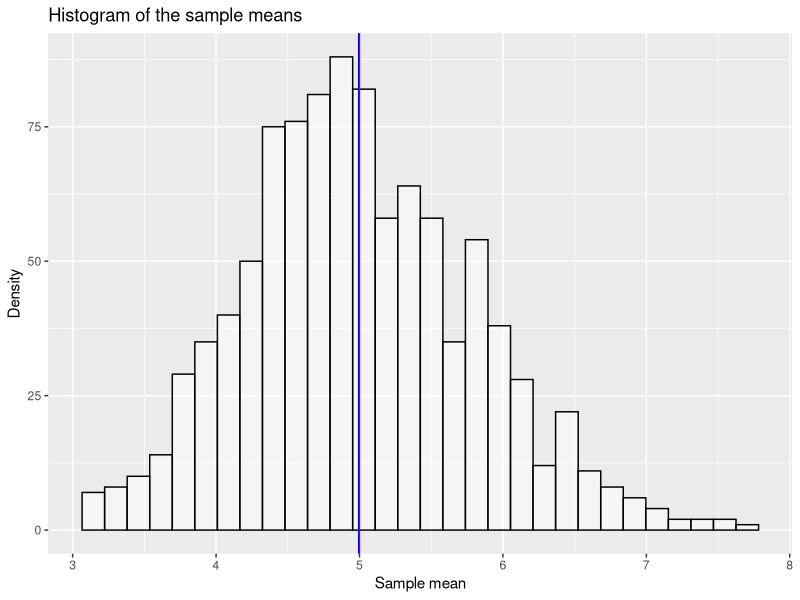
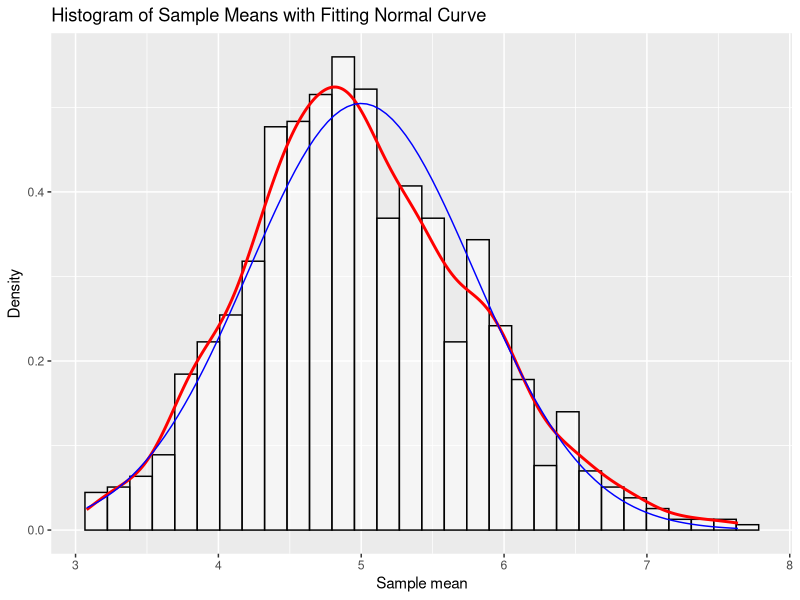
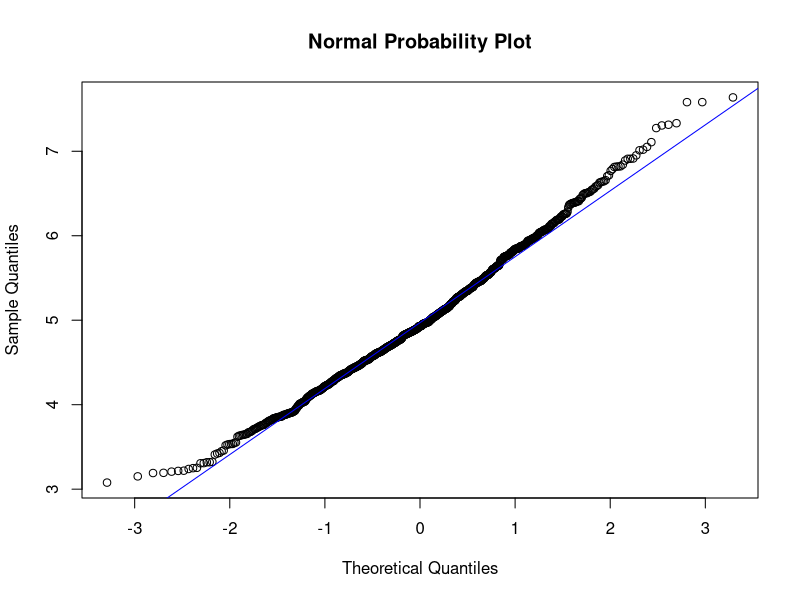

These figures' R source, in order:
## ---- chunk 1
library(ggplot2)
library(knitr)

no_simulation <- 1000   # number of simulations 
lambda <-  0.2 
n <- 40             # sample size


simulated_data <- matrix(rexp(n= no_simulation*n,rate=lambda), no_simulation, n)
sample_mean <- rowMeans(simulated_data)
## ---- chunk 2
actual_mean <- mean(sample_mean) 
theoretical_mean <- 1/ lambda

result_1 <-data.frame("Mean"=c(actual_mean,theoretical_mean), 
                     row.names = c("Mean from the samples ","Theoretical mean"))

result_1
## ---- chunk 3
sampleMean_data <- as.data.frame (sample_mean)

 ggplot(sampleMean_data, aes(sample_mean)) + 
   geom_histogram(alpha=.5, position="identity", col="black", fill = "white") + 
   geom_vline(xintercept = theoretical_mean, colour="red",show.legend=TRUE) + 
   geom_vline(xintercept = actual_mean, colour="blue", show.legend=TRUE) + 
   ggtitle ("Histogram of the sample means ") + 
   xlab("Sample mean")+ylab("Density")
 
## ---- chunk 4
actual_variance <- var(sample_mean) 
        
theoretical_variance <- (1/ lambda)^2 /n 
 
result_2 <-data.frame("Variance"=c(actual_variance, theoretical_variance), 
                     row.names = c("Variance from the sample ","Theoretical variance"))

result_2
## ---- chunk 5
ggplot(sampleMean_data, aes(sample_mean)) +
        geom_histogram(aes(y=..density..), alpha=.5, position="identity", fill="white", col="black") +
        geom_density(colour="red", size=1) +
        stat_function(fun = dnorm, colour = "blue", args = list(mean = theoretical_mean, sd = sqrt(theoretical_variance))) +
        ggtitle ("Histogram of Sample Means with Fitting Normal Curve ") +
        xlab("Sample mean") +
        ylab("Density")
## ---- chunk 6
 qqnorm(sample_mean, main ="Normal Probability Plot")
 qqline(sample_mean,col = "blue")
